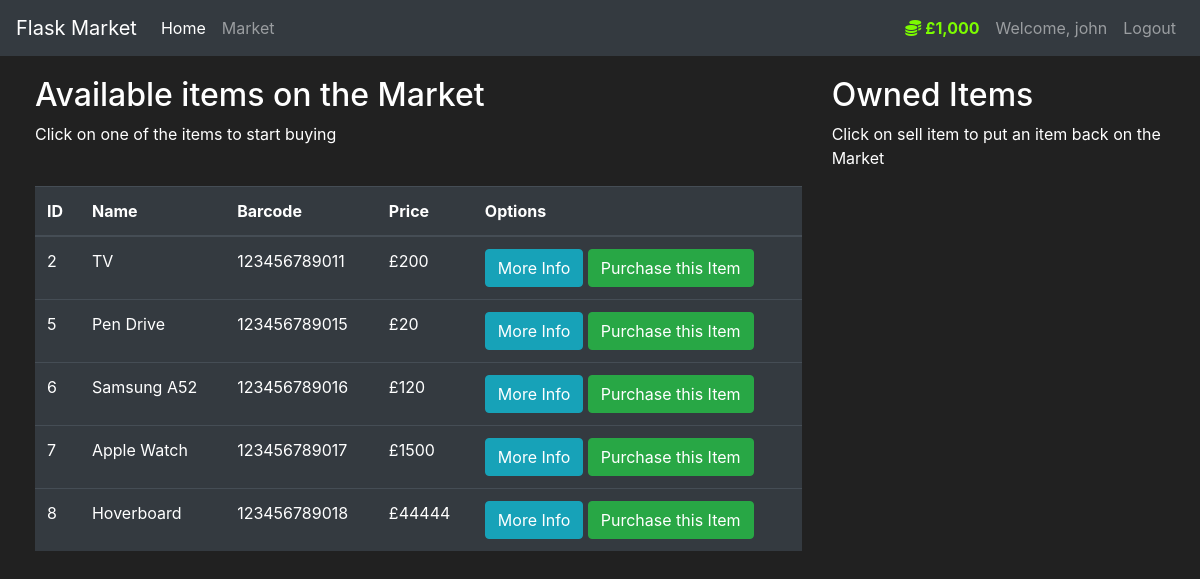
The page /market (signed in) on the database as committed earlier.
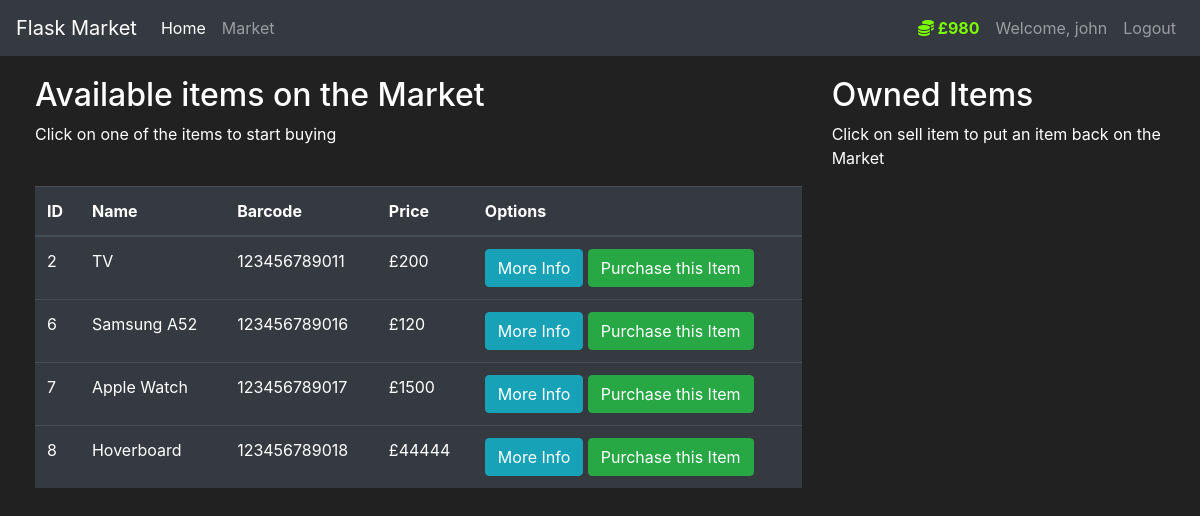
The same page on the database as committed later.
### market/models.py (models this page shows, shortened)
class User(db.Model, UserMixin):
    id = db.Column(db.Integer(), primary_key=True)
    username = db.Column(db.String(length=30), nullable=False, unique=True)
    email_address = db.Column(db.String(length=50), nullable=False, unique=True)
    password_hash = db.Column(db.String(length=60), nullable=False)
    budget = db.Column(db.Integer(), nullable=False, default=1000)
    items = db.relationship('Item', backref='owned_user', lazy=True)
    @property
    def password(self):
        return self.password
    @property
    def prettier_budget(self):
        if len(str(self.budget)) >= 4:
            return f'£{str(self.budget)[:-3]},{str(self.budget)[-3:]}'
        else:
            return f'£{self.budget}'

class Item(db.Model):
    id = db.Column(db.Integer(), primary_key=True)
    name = db.Column(db.String(length=30), nullable=False, unique=True)
    price = db.Column(db.Integer(), nullable=False)
    barcode = db.Column(db.String(length=12), nullable=False, unique=True)
    description = db.Column(db.String(length=1024), nullable=False, unique=True)
    owner = db.Column(db.Integer(), db.ForeignKey('user.id'))

### market/routes.py (the view, shortened to what this page needs)
@app.route('/market', methods=['GET', 'POST'])
@login_required
def market_page():
    purchase_form = PurchaseItemForm()
    if request.method == "GET":
        items = Item.query.filter_by(owner=None)
        return render_template('market.html', items=items, purchase_form=purchase_form)

### market/models.py (called while the page is built)
@login_manager.user_loader
def load_user(user_id):
    return User.query.get(int(user_id))

### market/templates/market.html (shortened to what this page needs)
{% extends 'base.html' %}
{% block content %}
<div class="row" style="margin-top:20px; margin-left:20px">
    <div class="col-8">
        <h2>Available items on the Market</h2>
        <p>Click on one of the items to start buying</p>
        <br>
        <table class="table table-hover table-dark">
            <thead>
            <tr>
                <th scope="col">ID</th>
                <th scope="col">Name</th>
                <th scope="col">Barcode</th>
                <th scope="col">Price</th>
                <th scope="col">Options</th>
            </tr>
            </thead>
            <tbody>
            {% for item in items %}
            <tr>
                <td>{{ item.id }}</td>
                <td>{{ item.name }}</td>
                <td>{{ item.barcode }}</td>
                <td>£{{ item.price }}</td>
                <td>
                    <button class="btn btn-outline btn-info" data-toggle="modal"
                            data-target="#Modal-MoreInfo-{{ item.id }}">More Info
                    </button>
                    <button class="btn btn-outline btn-success" data-toggle="modal"
                            data-target="#Modal-PurchaseConfirm-{{ item.id }}">Purchase this Item
                    </button>
                </td>
            </tr>
            {% endfor %}
            </tbody>
        </table>
    </div>
    <div class="col-4">
        <h2>Owned Items</h2>
        <p>Click on sell item to put an item back on the Market</p>
        <br>
    </div>
</div>
{% endblock %}

### market/templates/base.html (shortened to what this page needs)
<!doctype html>
<html lang="en">
<head>
    <link rel="stylesheet" href="https://cdn.jsdelivr.net/npm/bootstrap@4.5.3/dist/css/bootstrap.min.css"
>
    <link rel="stylesheet" href="https://cdnjs.cloudflare.com/ajax/libs/font-awesome/6.3.0/css/all.min.css">
</head>
<body>
<nav class="navbar navbar-expand-md navbar-dark bg-dark">
    <a class="navbar-brand" href="#">Flask Market</a>
    <div class="collapse navbar-collapse" id="navbarNav">
        <ul class="navbar-nav mr-auto">
            <li class="nav-item active">
                <a class="nav-link" href="{{ url_for('home_page') }}">Home <span class="sr-only">(current)</span></a>
            </li>
            <li class="nav-item">
                <a class="nav-link" href="{{ url_for('market_page') }}">Market</a>
            </li>
        </ul>
        {% if current_user.is_authenticated %}
        <ul class="navbar-nav">
            <li class="nav-item">
                <a class="nav-link" style="color: lawngreen; font-weight: bold">
                    <i class="fas fa-coins"></i>
                    {{ current_user.prettier_budget }}
                </a>
            </li>
            <li class="nav-item">
                <a class="nav-link">Welcome, {{ current_user.username }}</a>
            </li>
            <li class="nav-item">
                <a class="nav-link" href="{{ url_for('logout_page') }}">Logout</a>
            </li>
        </ul>
        {% endif %}
    </div>
</nav>
{% block content %}
{% endblock %}
</body>
</html>

### market/templates/base.html (style rules this page uses)
body { background-color: #212121; color: white }

Rows that differ between the two databases and show on the page:
no longer on this page (row edited): Item: id "5", name "Pen Drive", barcode "123456789015", price "20"
changed User "john": prettier_budget "£1,000" → "£980"
